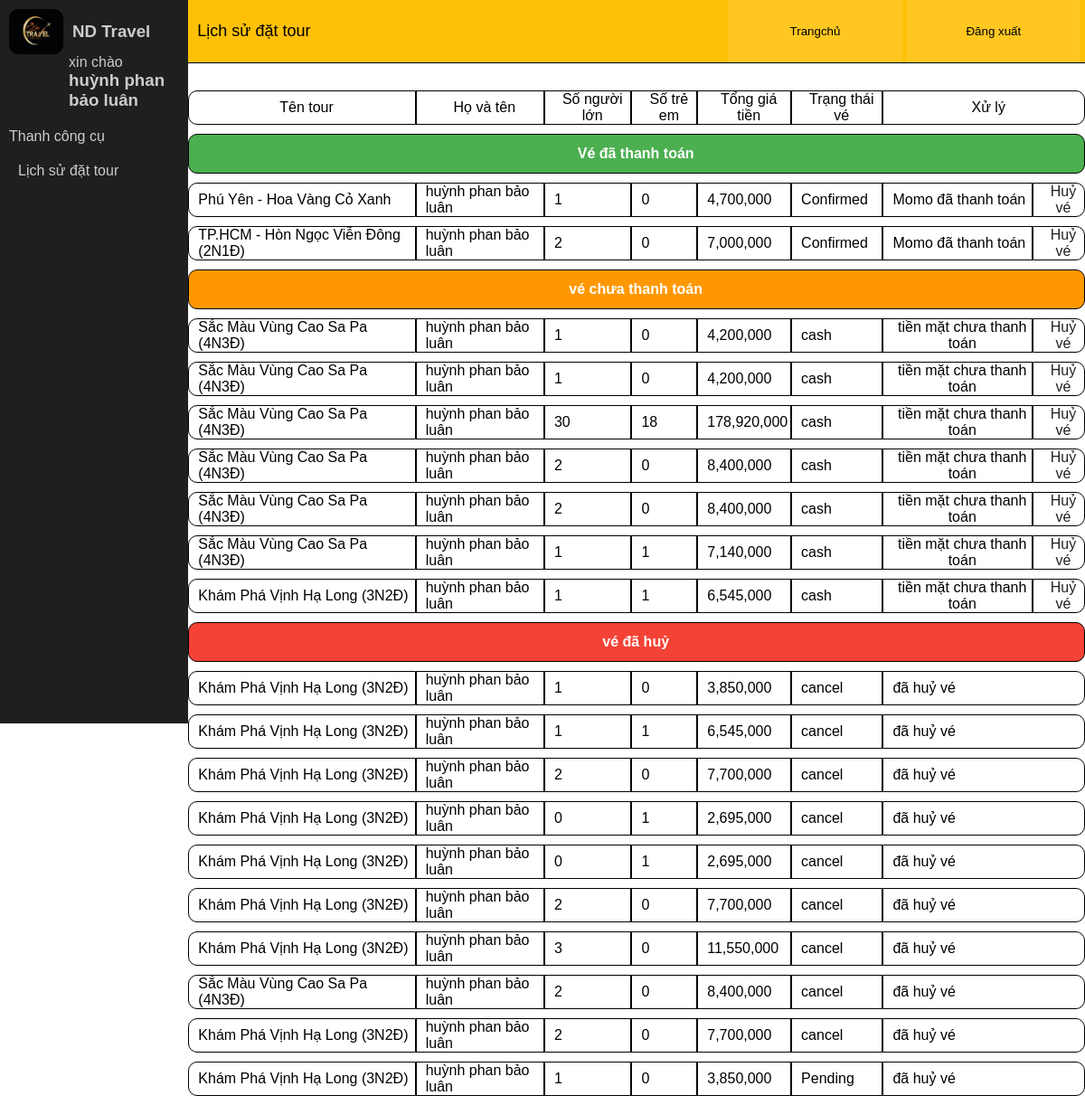
Screenshot of /index.php?controller=booking&action=bookingHistory (signed in) with the database file from the repository.
### tables this page shows
CREATE TABLE `tour` (
  `tourID` int(11) NOT NULL,
  `tiltle` varchar(255) NOT NULL,
  `description` text NOT NULL,
  `image` varchar(255) NOT NULL,
  `quantity` int(11) NOT NULL,
  `priceAdutls` double NOT NULL,
  `priceChildren` double NOT NULL,
  `destination` varchar(255) NOT NULL,
  `availability` tinyint(1) NOT NULL,
  `itinerary` varchar(255) NOT NULL,
  `departurePoint` varchar(255) NOT NULL,
  `startDate` date NOT NULL,
  `endDate` date NOT NULL,
  `region` varchar(50) NOT NULL
);

CREATE TABLE `booking` (
  `bookingID` int(11) NOT NULL,
  `scheduleID` int(11) NOT NULL,
  `userID` int(11) NOT NULL,
  `bookingDate` date NOT NULL DEFAULT current_timestamp(),
  `numAdutls` int(11) NOT NULL,
  `numChildren` int(11) NOT NULL,
  `totalPrice` double NOT NULL,
  `bookingStatus` varchar(255) NOT NULL,
  `specialRequest` varchar(255) DEFAULT NULL
);

### core/baseController.php (called while the page is built, shortened)
<?php
 class baseController{
    protected function renderView($view,$data=[]){
        extract($data);
        require_once 'views/layouts-part/'.$view.'.php';
    }
 }

### controllers/BookingController.php (called while the page is built, shortened)
<?php
class BookingController extends baseController{
    public function bookingHistory() {
        $bookingModel = new BookingModel();
        $tour = new TourModel();
        $cur=$_SESSION['user'];
        $userID = $cur['userID'];
        $bookingHistory = $bookingModel->getBookingByUserId($userID);
        $complete = [];
        $upcoming = [];
        $cancel =[];
        foreach($bookingHistory as $booking) {
            $status = $booking['bookingStatus'];
            $schedule = $tour->getTourID($booking['scheduleID']);
            $tourInfo = $tour ->getTourbyId($schedule['tourID']);
             $booking['tour'] = $tourInfo;
            if($status == 'cash') {
                $complete[]= $booking;
            } elseif ($status == 'Confirmed') {
                $upcoming[] = $booking;
            } else {
                $cancel[] = $booking;
            }
        }
        $this->renderView('history',[
            'cash' =>$complete,
            'Confirmed' =>$upcoming,
            'cancel' =>$cancel,
            'user' => $cur,
        ]);
    }
}

### index.php (called while the page is built, shortened)
<?php
require_once 'configs/database.php';
require_once 'core/coreModel.php';
require_once 'core/baseController.php';
require_once 'core/router.php';

### core/coreModel.php (called while the page is built, shortened)
<?php
 class coreModel
 {
   public function __construct()
   {
      $this->conn = database::connectPDO();
   }
}

### configs/database.php (called while the page is built, shortened)
<?php
 class database{
    private static $conn;
    public static function connectPDO() {
        try {
    if(class_exists('PDO')){
         $options = array(
        PDO::MYSQL_ATTR_INIT_COMMAND => "SET NAMES utf8",
        PDO::ATTR_ERRMODE => PDO::ERRMODE_EXCEPTION,
    );
    $dsn =_DRIVER.":host="._HOST."; dbname="._DB;
    self::$conn = new PDO ($dsn,_USER,_PASS,$options);
} } catch(Exception $ex) {
    echo "loi ket noi ". $ex -> getMessage();
}
return self::$conn;
    }
 }

### models/TourModel.php (called while the page is built, shortened)
<?php
class TourModel extends coreModel{
    public function getTourById($id) {
        $sql = "SELECT * FROM tour WHERE tourID = :id";
        $stm = $this->conn->prepare($sql);
        $stm->execute(['id' => $id]);
        return $stm->fetch(PDO::FETCH_ASSOC);
    }
        public function getTourID($id) {
         $sql = "SELECT tourID FROM tour_schedule WHERE scheduleID = :id";
        $stm = $this->conn->prepare($sql);
        $stm->execute(['id' => $id]);
        return $stm->fetch(PDO::FETCH_ASSOC);
        }
}

### models/BookingModel.php (called while the page is built, shortened)
<?php
class BookingModel extends coreModel{
public function getBookingByUserId($userID)
{
    $sql = "SELECT * FROM booking WHERE userID = :userID";
    $stmt = $this->conn->prepare($sql);
    $stmt->execute(['userID' => $userID]);
    return $stmt->fetchAll(PDO::FETCH_ASSOC);
}
}

### views/layouts-part/history.php (the view)
<?php require __DIR__ . '/../part/sliderH.php' ?>
<div class="admin-right">
    <div class="admin-right-top row">
        <p>Lịch sử đặt tour</p>
        <button><a href="index.php?controller=home&action=index">Trangchủ</a></button>
        <button><a href="index.php?controller=login&action=logout">Đăng xuất</a></button>
    </div>
    <div class="admin-right-bottom">
        <table>
            <tr align="center">
                <td>Tên tour</td>
                <td>Họ và tên</td>
                <td>Số người lớn</td>
                <td>Số trẻ em</td>
                <td>Tổng giá tiền</td>
                <td>Trạng thái vé</td>
                <td colspan="2">Xử lý</td>
            </tr>
            <tr class="section-title paid">
                <td colspan="8">Vé đã thanh toán
                </td>
            </tr>
            <?php if(isset($Confirmed) && !empty($Confirmed)): ?>
            <?php foreach ($Confirmed as $com): ?>
            <tr>
                <td><?= htmlspecialchars($com['tour']['tiltle']) ?></td>
                <td><?= htmlspecialchars($user['fullName']) ?></td>
                <td><?= htmlspecialchars($com['numAdutls']) ?></td>
                <td><?= htmlspecialchars($com['numChildren']) ?></td>
                <td><?= number_format($com['totalPrice']) ?></td>
                <td><?= htmlspecialchars($com['bookingStatus']) ?></td>
                <td>Momo đã thanh toán</td>
                <td class="xuly">
                    <a href="index.php?controller=booking&action=Cancel&id=<?= $com['bookingID'] ?>">Huỷ vé</a>
                </td>
            </tr>
            <?php endforeach; ?>
            <?php else: ?>
            <tr>
                <td colspan="8">Không có vé nào</td>
            </tr>
            <?php endif; ?>
            <tr class="section-title unpaid">
                <td colspan="8">vé chưa thanh toán
                </td>
            </tr>
            <?php if(isset($cash) && !empty($cash)): ?>
            <?php foreach ($cash as $com): ?>
            <tr>
                <td><?= htmlspecialchars($com['tour']['tiltle']) ?></td>
                <td><?= htmlspecialchars($user['fullName']) ?></td>
                <td><?= htmlspecialchars($com['numAdutls']) ?></td>
                <td><?= htmlspecialchars($com['numChildren']) ?></td>
                <td><?= number_format($com['totalPrice']) ?></td>
                <td><?= htmlspecialchars($com['bookingStatus']) ?></td>
                <td class="xuly">
                    tiền mặt chưa thanh toán
                </td>
                <td class="xuly">
                    <a href="index.php?controller=booking&action=Cancel&id=<?= $com['bookingID'] ?>">Huỷ vé</a>
                </td>
            </tr>
            <?php endforeach; ?>
            <?php else: ?>
            <tr>
                <td colspan="8">Không có vé nào</td>
            </tr>
            <?php endif; ?>
            <tr class="section-title cancel">
                <td colspan="8">vé đã huỷ</td>
            </tr>
            <?php if(isset($cancel) && !empty($cancel)): ?>
            <?php foreach ($cancel as $com): ?>
            <tr>
                <td><?= htmlspecialchars($com['tour']['tiltle']) ?></td>
                <td><?= htmlspecialchars($user['fullName']) ?></td>
                <td><?= htmlspecialchars($com['numAdutls']) ?></td>
                <td><?= htmlspecialchars($com['numChildren']) ?></td>
                <td><?= number_format($com['totalPrice']) ?></td>
                <td><?= htmlspecialchars($com['bookingStatus']) ?></td>
                <td colspan="2">đã huỷ vé</td>
            </tr>
            <?php endforeach; ?>
            <?php else: ?>
            <tr>
                <td colspan="8">Không có vé nào</td>
            </tr>
            <?php endif; ?>
        </table>
    </div>
</div>
</div>
</body>
</html>

### public/asset/css/sidebar.css (style rules this page uses)
* { margin: 0; padding: 0; box-sizing: border-box; }
.row { display: flex; }
a { text-decoration: none; color: black; }
.admin-right { flex: 5; }
.admin-right-top { height: 70px; background-color: #ffc107; border-bottom: 1px solid black; align-items: center; }
.admin-right-top p { flex: 3; padding: 10px 10px; font-size: 18px; }
.admin-right-top button { height: 100%; background-color: rgba(255, 255, 255, 0.1); border: none; flex: 1; margin-right: 5px; }
.admin-right-bottom { margin-top: 20px; }
.admin-right-bottom table { width: 100%; border-spacing: 0 10px; border-collapse: separate; }
.admin-right-bottom table tr td { padding-left: 10px; border: 1px solid black; }
.admin-right-bottom table tr td:first-child { border-top-left-radius: 10px; border-bottom-left-radius: 10px; }
.admin-right-bottom table tr td:last-child { border-top-right-radius: 10px; border-bottom-right-radius: 10px; }
.xuly { text-align: center; }
.section-title td { font-weight: bold; text-align: center; padding: 12px; color: white; border-radius: 8px; }
.section-title.paid td { background: #4caf50; }
.section-title.unpaid td { background: #ff9800; }
.section-title.cancel td { background: #f44336; }
.xuly a { color: #222; border-radius: 5px; transition: 0.3s; }

### public/asset/css/admin.css (style rules this page uses)
* { margin: 0; padding: 0; box-sizing: border-box; font-family: Arial, Helvetica, sans-serif; color: black; }
a { text-decoration: none; }

### rows the page displays
booking: numAdutls "1", numChildren "0", totalPrice "4,700,000", bookingStatus "Confirmed"
tour: tiltle "Phú Yên - Hoa Vàng Cỏ Xanh"
booking: numAdutls "2", numChildren "0", totalPrice "7,000,000", bookingStatus "Confirmed"
tour: tiltle "TP.HCM - Hòn Ngọc Viễn Đông (2N1Đ)"
booking: numAdutls "1", numChildren "0", totalPrice "4,200,000", bookingStatus "cash"
tour: tiltle "Sắc Màu Vùng Cao Sa Pa (4N3Đ)"
booking: numAdutls "1", numChildren "0", totalPrice "4,200,000", bookingStatus "cash"
booking: numAdutls "30", numChildren "18", totalPrice "178,920,000", bookingStatus "cash"
booking: numAdutls "2", numChildren "0", totalPrice "8,400,000", bookingStatus "cash"
booking: numAdutls "2", numChildren "0", totalPrice "8,400,000", bookingStatus "cash"
booking: numAdutls "1", numChildren "1", totalPrice "7,140,000", bookingStatus "cash"
booking: numAdutls "1", numChildren "1", totalPrice "6,545,000", bookingStatus "cash"
tour: tiltle "Khám Phá Vịnh Hạ Long (3N2Đ)"
booking: numAdutls "1", numChildren "0", totalPrice "3,850,000", bookingStatus "cancel"
booking: numAdutls "1", numChildren "1", totalPrice "6,545,000", bookingStatus "cancel"
booking: numAdutls "2", numChildren "0", totalPrice "7,700,000", bookingStatus "cancel"
booking: numAdutls "0", numChildren "1", totalPrice "2,695,000", bookingStatus "cancel"
booking: numAdutls "0", numChildren "1", totalPrice "2,695,000", bookingStatus "cancel"
booking: numAdutls "2", numChildren "0", totalPrice "7,700,000", bookingStatus "cancel"
booking: numAdutls "3", numChildren "0", totalPrice "11,550,000", bookingStatus "cancel"
booking: numAdutls "2", numChildren "0", totalPrice "8,400,000", bookingStatus "cancel"
booking: numAdutls "2", numChildren "0", totalPrice "7,700,000", bookingStatus "cancel"
booking: numAdutls "1", numChildren "0", totalPrice "3,850,000", bookingStatus "Pending"

### other values shown
$user['fullName'] "huỳnh phan bảo luân"
